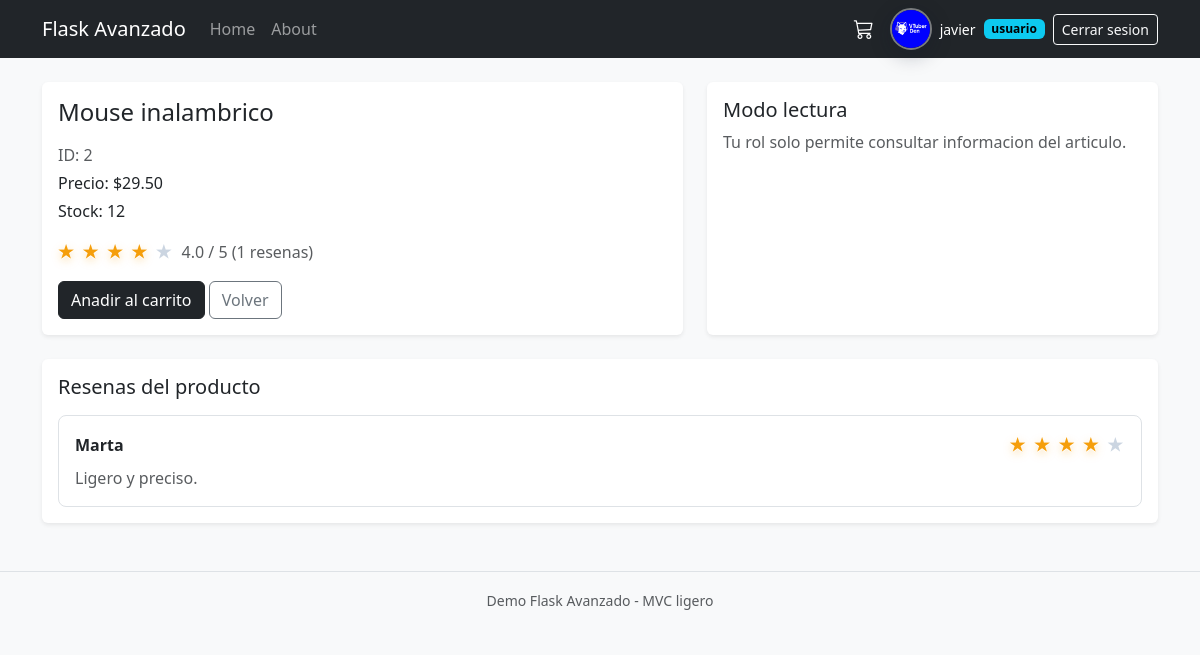
/item/2 (signed in), run on the app's committed database.
### tables this page shows
CREATE TABLE items (
                    id INTEGER PRIMARY KEY AUTOINCREMENT,
                    nombre TEXT NOT NULL,
                    precio REAL NOT NULL,
                    stock INTEGER NOT NULL DEFAULT 0
                );

CREATE TABLE reviews (
                    id INTEGER PRIMARY KEY AUTOINCREMENT,
                    item_id INTEGER NOT NULL,
                    autor TEXT NOT NULL,
                    comentario TEXT NOT NULL,
                    estrellas INTEGER NOT NULL CHECK (estrellas BETWEEN 1 AND 5),
                    created_at TEXT NOT NULL DEFAULT CURRENT_TIMESTAMP,
                    FOREIGN KEY (item_id) REFERENCES items(id) ON DELETE CASCADE
                );

### proyecto_avanzado/routes/web.py (the view)
@web_bp.route("/item/<int:item_id>")
def item_detalle(item_id: int):
    item = items_service.get_item(item_id)
    if not item:
        abort(404)
    promedio = item.promedio_estrellas()
    return render_template(
        "detalle_item.html",
        title=f"Item {item_id}",
        item=item,
        promedio_estrellas=round(promedio, 1),
        promedio_redondeado=int(round(promedio)),
        total_resenas=len(item.resenas),
        can_manage=_is_admin(),
    )

### proyecto_avanzado/__init__.py (called while the page is built)
def create_app() -> Flask:
    app = Flask(__name__, template_folder="templates")
    app.config.from_object(DevConfig)
    app.register_blueprint(web_bp)  # HTML
    app.register_blueprint(auth_bp, url_prefix="/auth")  # Auth
    app.register_blueprint(api_bp, url_prefix="/api")  # JSON
    @app.context_processor
    def inject_cart_badge():  # type: ignore[no-untyped-def]
        from flask import session
        user_id = session.get("user_id")
        if not user_id:
            return {"cart_badge_count": 0}
        return {"cart_badge_count": cart_service.cart_count(int(user_id))}
    @app.before_request
    def _log_request():  # type: ignore[no-untyped-def]
        if app.config.get("ECHO_LOGS", False):
            from flask import request
            print(f"[REQ] {request.method} {request.path}")
    return app

### proyecto_avanzado/controllers/cart.py (called while the page is built)
    def _get_or_create_cart_id(self, user_id: int) -> int:
        with get_conn() as conn:
            row = conn.execute("SELECT id FROM carts WHERE user_id = ?", (user_id,)).fetchone()
            if row:
                return int(row["id"])
            cursor = conn.execute("INSERT INTO carts (user_id) VALUES (?)", (user_id,))
            conn.commit()
            return int(cursor.lastrowid)

    def cart_count(self, user_id: int) -> int:
        cart_id = self._get_or_create_cart_id(user_id)
        with get_conn() as conn:
            row = conn.execute(
                "SELECT COALESCE(SUM(cantidad), 0) AS total FROM cart_items WHERE cart_id = ?",
                (cart_id,),
            ).fetchone()
            return int(row["total"])

### proyecto_avanzado/controllers/db.py (called while the page is built)
def get_conn() -> sqlite3.Connection:
    conn = sqlite3.connect(DB_PATH)
    conn.row_factory = sqlite3.Row
    conn.execute("PRAGMA foreign_keys = ON;")
    return conn

### proyecto_avanzado/controllers/items.py (called while the page is built)
    def _get_conn(self) -> sqlite3.Connection:
        return get_conn()

    def _get_reviews_for_item(self, conn: sqlite3.Connection, item_id: int) -> List[Review]:
        rows = conn.execute(
            """
            SELECT autor, comentario, estrellas
            FROM reviews
            WHERE item_id = ?
            ORDER BY id DESC
            """,
            (item_id,),
        ).fetchall()
        return [
            Review(autor=row["autor"], comentario=row["comentario"], estrellas=row["estrellas"])
            for row in rows
        ]

### proyecto_avanzado/models.py (called while the page is built)
    def promedio_estrellas(self) -> float:
        if not self.resenas:
            return 0.0
        return sum(r.estrellas for r in self.resenas) / len(self.resenas)

### proyecto_avanzado/templates/detalle_item.html (shortened to what this page needs)
{% extends 'base.html' %}{% block content %}
  <div class="row g-4">
    <div class="col-lg-7">
      <div class="card shadow-sm h-100">
        <div class="card-body">
          <h2 class="h4 mb-3">{{ item.nombre }}</h2>
          <p class="text-muted mb-1">ID: {{ item.id }}</p>
          <p class="mb-1">Precio: ${{ "%.2f"|format(item.precio) }}</p>
          <p class="mb-3">Stock: {{ item.stock }}</p>
          <div class="d-flex align-items-center gap-2 mb-3">
            <span class="stars-display">
              {% for i in range(1, 6) %}
                <span class="{{ 'on' if i <= promedio_redondeado else 'off' }}">&#9733;</span>
              {% endfor %}
            </span>
            <span class="text-muted">{{ promedio_estrellas }} / 5 ({{ total_resenas }} resenas)</span>
          </div>
          {% if session.get('user_id') %}
            <form action="{{ url_for('web.carrito_add', item_id=item.id) }}" method="post" class="d-inline">
              <button class="btn btn-dark" type="submit">Anadir al carrito</button>
            </form>
          {% else %}
            <a href="{{ url_for('auth.login_view') }}" class="btn btn-dark">Inicia sesion para comprar</a>
          {% endif %}
          <a href="{{ url_for('web.home') }}" class="btn btn-outline-secondary">Volver</a>
        </div>
      </div>
    </div>
    <div class="col-lg-5">
      <div class="card shadow-sm h-100">
        <div class="card-body">
          {% if can_manage %}
            <h5 class="mb-3">Nueva resena</h5>
            <form action="{{ url_for('web.crear_resena', item_id=item.id) }}" method="post" class="row gy-3">
              <div class="col-12">
                <label class="form-label">Nombre</label>
                <input name="autor" class="form-control" required>
              </div>
              <div class="col-12">
                <label class="form-label">Comentario</label>
                <textarea name="comentario" class="form-control" rows="3" required></textarea>
              </div>
              <div class="col-12">
                <label class="form-label d-block">Puntuacion</label>
                <div class="rating-input" aria-label="Puntuacion por estrellas">
                  <input id="s5" name="estrellas" type="radio" value="5" checked><label for="s5">&#9733;</label>
                  <input id="s4" name="estrellas" type="radio" value="4"><label for="s4">&#9733;</label>
                  <input id="s3" name="estrellas" type="radio" value="3"><label for="s3">&#9733;</label>
                  <input id="s2" name="estrellas" type="radio" value="2"><label for="s2">&#9733;</label>
                  <input id="s1" name="estrellas" type="radio" value="1"><label for="s1">&#9733;</label>
                </div>
              </div>
              <div class="col-12">
                <button class="btn btn-dark w-100" type="submit">Publicar resena</button>
              </div>
            </form>
          {% else %}
            <h5 class="mb-2">Modo lectura</h5>
            <p class="text-muted mb-0">Tu rol solo permite consultar informacion del articulo.</p>
          {% endif %}
        </div>
      </div>
    </div>
  </div>
  <div class="card shadow-sm mt-4">
    <div class="card-body">
      <h5 class="mb-3">Resenas del producto</h5>
      {% if item.resenas %}
        <div class="vstack gap-3">
          {% for resena in item.resenas|reverse %}
            <div class="border rounded-3 p-3 bg-white">
              <div class="d-flex justify-content-between align-items-center mb-2">
                <strong>{{ resena.autor }}</strong>
                <span class="stars-display">
                  {% for i in range(1, 6) %}
                    <span class="{{ 'on' if i <= resena.estrellas else 'off' }}">&#9733;</span>
                  {% endfor %}
                </span>
              </div>
              <p class="mb-0 text-muted">{{ resena.comentario }}</p>
            </div>
          {% endfor %}
        </div>
      {% else %}
        <p class="text-muted mb-0">Aun no hay resenas para este producto.</p>
      {% endif %}
    </div>
  </div>
{% endblock %}

### proyecto_avanzado/templates/base.html (style rules this page uses)
body { font-family: 'Segoe UI', sans-serif; background: #f6f7fb; }
.card { border: none; }
.stars-display { letter-spacing: .14rem; font-size: 1.08rem; font-weight: 700; }
.stars-display .on { color: #f59e0b; text-shadow: 0 1px 0 #fff, 0 3px 10px rgba(245, 158, 11, .35); }
.stars-display .off { color: #cbd5e1; }

### data on the page
items: nombre "Mouse inalambrico", id "2", precio "29.50", stock "12"
reviews: autor "Marta", comentario "Ligero y preciso."

### other printed values
{{ session.get('display_name') }} "javier"
{{ session.get('role', 'usuario') }} "usuario"
{{ promedio_estrellas }} "4.0"
{{ total_resenas }} "1"
